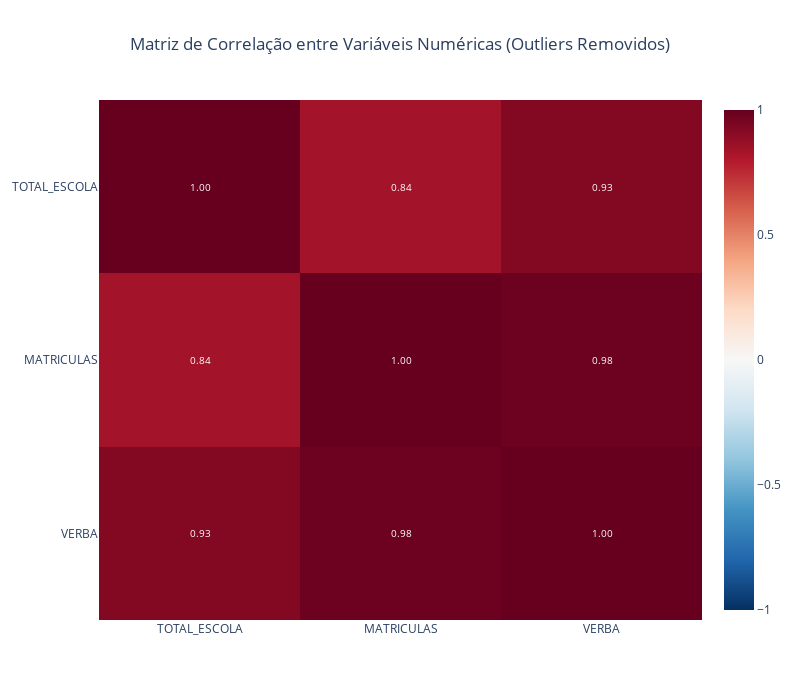

Notebook code for this chart:
### Markdown cell above
Vamos montar a correlação entre as variáveis numéricas:

### Code cell
df_numeric = df_numeric.loc[~outlier_mask].reset_index(drop=True)

corr = df_numeric.corr()

fig = px.imshow(
    corr,
    text_auto = ".2f",
    aspect = "auto",
    color_continuous_scale = "RdBu_r",
    range_color = [-1, 1],
    title = "Matriz de Correlação entre Variáveis Numéricas (Outliers Removidos)"
)

fig.update_layout(
    title_x=0.5,
    width = 800,
    height = 700
)

fig.update_traces(textfont = {"size": 10})

fig.show()

### Figure 1 — Plotly figure (JSON) as saved in the notebook; plotly's stock layout.template omitted (floating-point values rounded to 4 significant figures)
{"data": [{"coloraxis": "coloraxis", "hovertemplate": "x: %{x}<br>y: %{y}<br>color: %{z}<extra></extra>", "name": "0", "textfont": {"size": 10}, "texttemplate": "%{z:.2f}", "type": "heatmap", "x": ["TOTAL_ESCOLA", "MATRICULAS", "VERBA"], "xaxis": "x", "y": ["TOTAL_ESCOLA", "MATRICULAS", "VERBA"], "yaxis": "y", "z": [[1.0, 0.84, 0.9255], [0.84, 1.0, 0.9829], [0.9255, 0.9829, 1.0]]}], "layout": {"coloraxis": {"cmax": 1, "cmin": -1, "colorscale": [[0, "rgb(5,48,97)"], [0.1, "rgb(33,102,172)"], [0.2, "rgb(67,147,195)"], [0.3, "rgb(146,197,222)"], [0.4, "rgb(209,229,240)"], [0.5, "rgb(247,247,247)"], [0.6, "rgb(253,219,199)"], [0.7, "rgb(244,165,130)"], [0.8, "rgb(214,96,77)"], [0.9, "rgb(178,24,43)"], [1, "rgb(103,0,31)"]]}, "height": 700, "title": {"text": "Matriz de Correlação entre Variáveis Numéricas (Outliers Removidos)", "x": 0.5}, "width": 800, "xaxis": {"anchor": "y", "domain": [0, 1]}, "yaxis": {"anchor": "x", "autorange": "reversed", "domain": [0, 1]}}}
